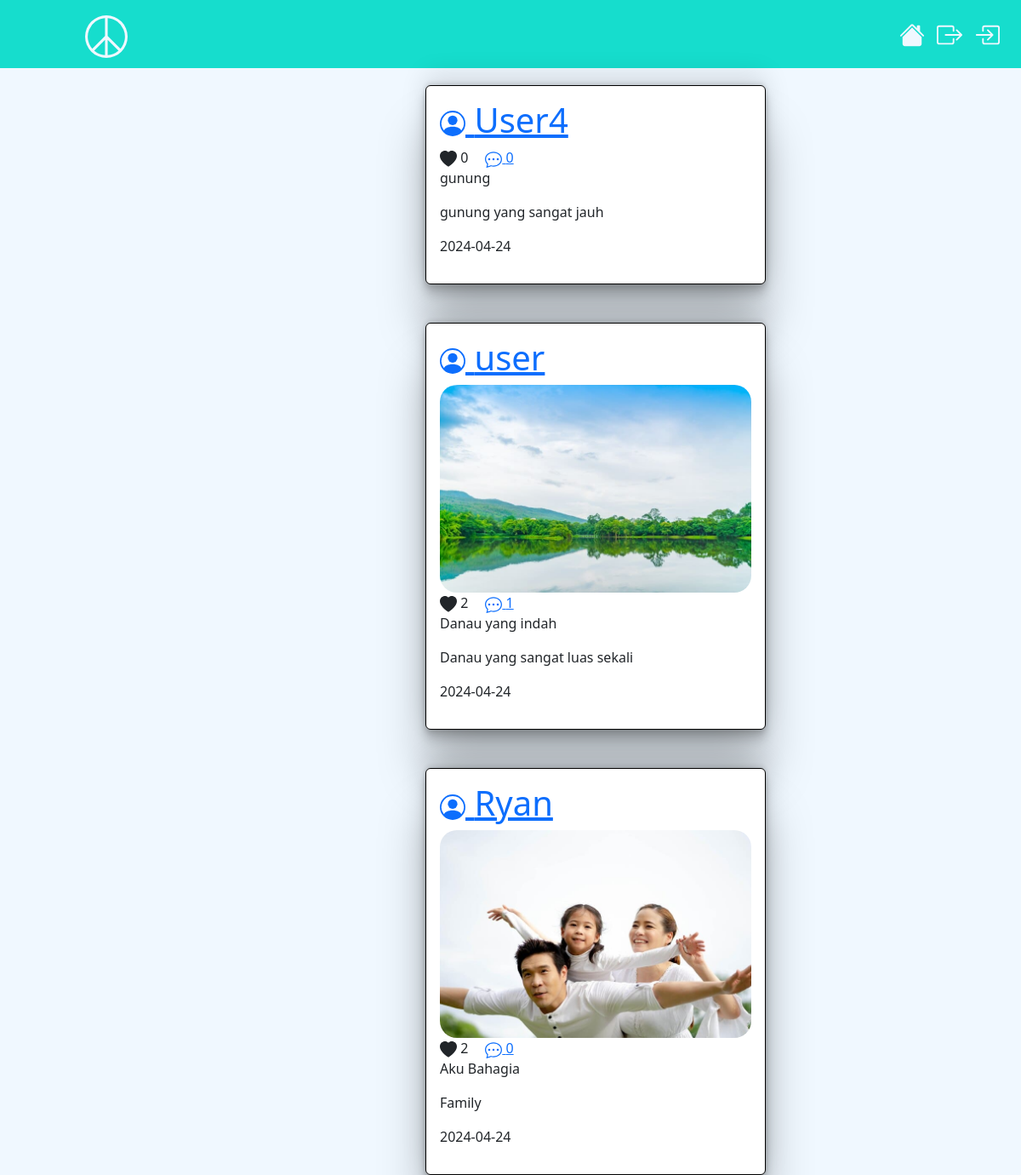
The page / on the database its author committed.
### tables this page shows
CREATE TABLE `foto` (
  `foto_id` int(11) NOT NULL,
  `judul_foto` varchar(255) NOT NULL,
  `deskripsi_foto` text NOT NULL,
  `tanggal_unggahan` date NOT NULL,
  `lokasi_file` varchar(255) NOT NULL,
  `user_id` int(11) NOT NULL
);

CREATE TABLE `user` (
  `user_id` int(11) NOT NULL,
  `username` varchar(255) NOT NULL,
  `password` varchar(255) NOT NULL,
  `email` varchar(255) NOT NULL,
  `nama_lengkap` varchar(255) NOT NULL,
  `alamat` text NOT NULL
);

### index.php (the view, shortened to what this page needs)
<?php
require 'function.php';
$query = mysqli_query($conn, "SELECT * FROM foto ORDER BY foto_id DESC");
function jumlah_like($foto_id)
{
    global $conn;
    $q = mysqli_query($conn, "SELECT COUNT(*) AS jumlah_like FROM like_foto WHERE foto_id = $foto_id");
    $row = mysqli_fetch_assoc($q);
    return $row['jumlah_like'];
}
function jumlah_komen($foto_id)
{
    global $conn;
    $r = mysqli_query($conn, "SELECT COUNT(*) AS jumlah_komen FROM komentar_foto WHERE foto_id = $foto_id");
    $row = mysqli_fetch_assoc($r);
    return $row['jumlah_komen'];
}
function nama_user($user_id)
{
    global $conn;
    $r = mysqli_query($conn, "SELECT username FROM user WHERE user_id = $user_id");
    $row = mysqli_fetch_assoc($r);
    return $row['username'];
}
?>
<!DOCTYPE html>
<html lang="en">
<head>
  <link rel="stylesheet" type="text/css" href="css/bootstrap.min.css">
  <link rel="stylesheet" type="text/css" href="css/style.css">
</head>
<body>
<nav>
    <label class="logo"></label>
    <ul>
      <li>
        <a href="index.php"></a>
      </li>
        <?php if (!empty($_SESSION['user'])) : ?>
          <li>
            <a href="upload.php"><svg xmlns="http://www.w3.org/2000/svg" width="30" height="30" fill="currentColor" class="bi bi-folder-plus" viewBox="0 0 16 16">
  <path d="m.5 3 .04.87a2 2 0 0 0-.342 1.311l.637 7A2 2 0 0 0 2.826 14H9v-1H2.826a1 1 0 0 1-.995-.91l-.637-7A1 1 0 0 1 2.19 4h11.62a1 1 0 0 1 .996 1.09L14.54 8h1.005l.256-2.819A2 2 0 0 0 13.81 3H9.828a2 2 0 0 1-1.414-.586l-.828-.828A2 2 0 0 0 6.172 1H2.5a2 2 0 0 0-2 2m5.672-1a1 1 0 0 1 .707.293L7.586 3H2.19q-.362.002-.683.12L1.5 2.98a1 1 0 0 1 1-.98z"/>
  <path d="M13.5 9a.5.5 0 0 1 .5.5V11h1.5a.5.5 0 1 1 0 1H14v1.5a.5.5 0 1 1-1 0V12h-1.5a.5.5 0 0 1 0-1H13V9.5a.5.5 0 0 1 .5-.5"/>
</svg></a>
          </li>
          <li>
            <a href="profile.php"><svg xmlns="http://www.w3.org/2000/svg" width="30" height="30" fill="currentColor" class="bi bi-person" viewBox="0 0 16 16">
  <path d="M8 8a3 3 0 1 0 0-6 3 3 0 0 0 0 6m2-3a2 2 0 1 1-4 0 2 2 0 0 1 4 0m4 8c0 1-1 1-1 1H3s-1 0-1-1 1-4 6-4 6 3 6 4m-1-.004c-.001-.246-.154-.986-.832-1.664C11.516 10.68 10.289 10 8 10s-3.516.68-4.168 1.332c-.678.678-.83 1.418-.832 1.664z"/>
</svg></a>
          </li>
          <li>
            <a href="logout.php"><svg xmlns="http://www.w3.org/2000/svg" width="30" height="30" fill="currentColor" class="bi bi-door-open-fill" viewBox="0 0 16 16">
  <path d="M1.5 15a.5.5 0 0 0 0 1h13a.5.5 0 0 0 0-1H13V2.5A1.5 1.5 0 0 0 11.5 1H11V.5a.5.5 0 0 0-.57-.495l-7 1A.5.5 0 0 0 3 1.5V15zM11 2h.5a.5.5 0 0 1 .5.5V15h-1zm-2.5 8c-.276 0-.5-.448-.5-1s.224-1 .5-1 .5.448.5 1-.224 1-.5 1"/>
</svg></a>
          </li>
        <?php else : ?>
          <li>
            <a href="./login.php"></a>
          </li>
          <li>
            <a href="./regis.php"></a>
          </li>
      </ul>
      <?php endif; ?>
</nav>
  <div class="" style="display: flex; flex-direction: column; gap: 25px;">
  <?php while ($row = mysqli_fetch_assoc($query)) : ?>
  <div class= "card" style="display: flex; flex-direction: column; border: 1px solid black; padding: 16px; border-radius: 6px; max-width: 400px; margin-left: 500px; margin-top: 20px;">
  <h1>
  <a href="./user.php?user_id=<?= $row['user_id'] ?>">
      <?= nama_user($row['user_id']) ?>
   </a>
  </h1>
  <img src="./foto/<?= $row['lokasi_file'] ?>" alt="" width="" style="100%; border-radius: 20px;">
  <div style="display: flex; align-items: center; gap: 20px;">
  <?php if (!empty($_SESSION['user'])) : ?>
      <a href="./like.php?foto_id=<?= $row['foto_id'] ?>"><svg xmlns="http://www.w3.org/2000/svg" width="20" height="20" fill="currentColor" class="bi bi-heart-fill" viewBox="0 0 16 16">
  <path fill-rule="evenodd" d="M8 1.314C12.438-3.248 23.534 4.735 8 15-7.534 4.736 3.562-3.248 8 1.314"/>
</svg> <?= jumlah_like($row['foto_id']) ?></a>
      <a href="./detail-post.php?foto_id=<?= $row['foto_id'] ?>"><svg xmlns="http://www.w3.org/2000/svg" width="20" height="20" fill="currentColor" class="bi bi-chat-dots" viewBox="0 0 16 16">
  <path d="M5 8a1 1 0 1 1-2 0 1 1 0 0 1 2 0m4 0a1 1 0 1 1-2 0 1 1 0 0 1 2 0m3 1a1 1 0 1 0 0-2 1 1 0 0 0 0 2"/>
  <path d="m2.165 15.803.02-.004c1.83-.363 2.948-.842 3.468-1.105A9 9 0 0 0 8 15c4.418 0 8-3.134 8-7s-3.582-7-8-7-8 3.134-8 7c0 1.76.743 3.37 1.97 4.6a10.4 10.4 0 0 1-.524 2.318l-.003.011a11 11 0 0 1-.244.637c-.079.186.074.394.273.362a22 22 0 0 0 .693-.125m.8-3.108a1 1 0 0 0-.287-.801C1.618 10.83 1 9.468 1 8c0-3.192 3.004-6 7-6s7 2.808 7 6-3.004 6-7 6a8 8 0 0 1-2.088-.272 1 1 0 0 0-.711.074c-.387.196-1.24.57-2.634.893a11 11 0 0 0 .398-2"/>
</svg> <?= jumlah_komen($row['foto_id']) ?></a>
  <?php else : ?>
      <a><svg xmlns="http://www.w3.org/2000/svg" width="20" height="20" fill="currentColor" class="bi bi-heart-fill" viewBox="0 0 16 16">
  <path fill-rule="evenodd" d="M8 1.314C12.438-3.248 23.534 4.735 8 15-7.534 4.736 3.562-3.248 8 1.314"/>
</svg> <?= jumlah_like($row['foto_id']) ?></a>
      <a href="./detail-post.php?foto_id=<?= $row['foto_id'] ?>"> <?= jumlah_komen($row['foto_id']) ?></a>
  <?php endif; ?>
          </div>
            <p><?= $row['judul_foto'] ?></p>
            <p><?= $row['deskripsi_foto'] ?></p>
            <p><?= $row['tanggal_unggahan'] ?></p>
        </div>
     <?php endwhile; ?>
      </div>
</body>
</html>

### css/style.css (style rules this page uses)
* { padding: 0; margin: 0; box-sizing: border-box; text-decoration: none; list-style: none; }
body { background-color: aliceblue; }
nav { background: #16ddcd; height: 80px; width: 100%; }
label.logo { color: aliceblue; font-size: 35px; line-height: 80px; padding: 0 100px; font-weight: bold; }
nav ul { float: right; margin-right: 20px; }
nav ul li { display: inline-block; line-height: 80px; margin: 0 5px; }
nav ul li a { color: aliceblue; font-size: 17px; text-transform: uppercase; }
.card { box-shadow: rgba(0, 0, 0, 0.25) 0px 54px 55px, rgba(0, 0, 0, 0.12) 0px -12px 30px, rgba(0, 0, 0, 0.12) 0px 4px 6px, rgba(0, 0, 0, 0.17) 0px 12px 13px, rgba(0, 0, 0, 0.09) 0px -3px 5px; }

### rows shown on the page
foto: user.username "User4", foto_id "0", judul_foto "gunung", deskripsi_foto "gunung yang sangat jauh", tanggal_unggahan "2024-04-24"
foto: user.username "user", lokasi_file (picture), foto_id "2", foto_id "1", judul_foto "Danau yang indah", deskripsi_foto "Danau yang sangat luas sekali", tanggal_unggahan "2024-04-24"
foto: user.username "Ryan", lokasi_file (picture), foto_id "2", foto_id "0", judul_foto "Aku Bahagia", deskripsi_foto "Family", tanggal_unggahan "2024-04-24"
